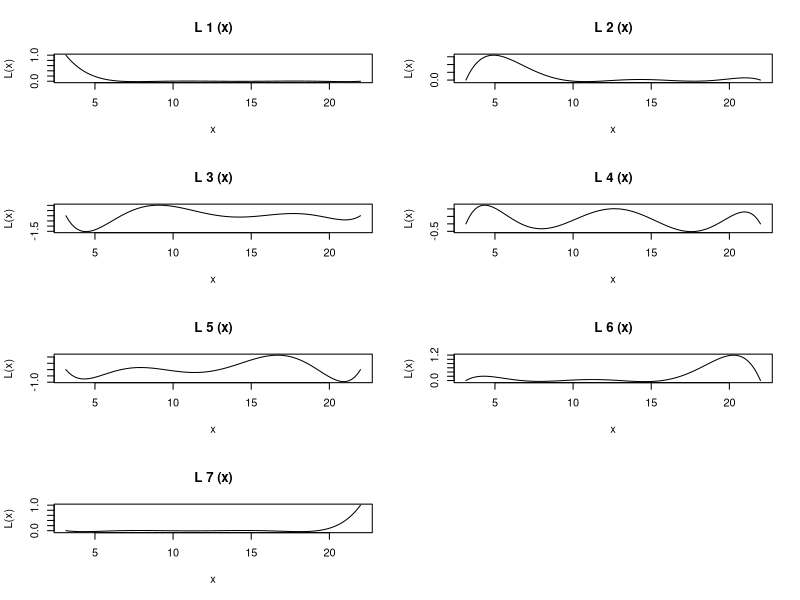

The R script that drew this image:
library(dplyr)
library(polynom)

setwd("C:\\Users\\yenhu\\OneDrive\\Algonquin College\\Spring 2024\\CST8233 - Numerical Computing\\Assignment 1")

# Task 1
# Part 1
CerealsDF <- read.csv("assignment1.csv", header = TRUE, sep = ";")

str(CerealsDF)

# Display the first 10 rows
head(CerealsDF, 10)

# Part 2
# Delete the second row of data frame
CerealsDFNew <- CerealsDF[-1, ]

# Print the number of row and column
print(dim(CerealsDFNew))

# Convert the carbo and sugars columns to numeric, handling non-numeric values by coercing them to NA
CerealsDFNew$carbo <- as.numeric(CerealsDFNew$carbo)
CerealsDFNew$sugars <- as.numeric(CerealsDFNew$sugars)

# Add a new column named “totalcarbo” that shows the total of both carbo and sugars columns and remove N/A value
CerealsDFNew$totalcarbo <- rowSums(CerealsDFNew[, c("carbo", "sugars")], na.rm = TRUE)

# Part 3
# Find how many cereals are hot
hotC <- subset(CerealsDFNew, type == "H")
hotC

# Find how many unique manufacturers are mentioned in the data frame
uniqueM <- unique(CerealsDFNew$mfr)
uniqueM

# Extract all cereals that are manufactured by Kellogg’s (“K”)
cereals_K <- subset(CerealsDFNew, mfr == "K")
cereals_K

# Part 4
# Extract all cereals that have less than or equal 90 calories AND have more than 2 units of fat
subsetFC <- subset(CerealsDFNew, calories <= 90)
subsetFC <- subset(CerealsDFNew, fat > 2)
subsetFC

# Save this subset as a CSV file on your desk. Use write.csv() function
write.csv(subsetFC, "subsetFC.csv", row.names = FALSE)

# Task 2
# Assign data
x <- c(pi, 6.678, 3*pi, 12.961, 5*pi, 19.244, 7*pi)
y <- c(0, -1.921, 0, 3.584, 0, -6.718, 0)

# P(x)=∑ f(xi)*Li(x)
MyIntCal <- function(x, y, x_given) {
  n <- length(x)
  L <- rep(1, n)
  for (i in 1:n) {
    for (j in 1:n) {
      if (i != j) {
        L[i] <- L[i] * (x_given - x[j]) / (x[i] - x[j])
      }
    }
  }
  interPolation <- sum(y * L)
  return(interPolation)
}

# What is degree of the interpolating function?
degree <- length(x) - 1

# Plot each Lagrange polynomial and the final interpolating function
pdf("MyIntFig.pdf", width = 8, height = 8)
par(mfrow = c(4, 2))  # 4x2 layout

for (k in 1:length(x)) {
  Lk <- function(x_given) {
    L <- 1
    for (j in 1:length(x)) {
      if (j != k) {
        L <- L * (x_given - x[j]) / (x[k] - x[j])
      }
    }
    return(L)
  }
  
  x_seq <- seq(min(x), max(x), length.out = 100)
  Lk_vals <- sapply(x_seq, Lk)
  
  # "main" use for display the number of table like L 1 (x), etc.
  # "type" for specify the shape of line
  plot(x_seq, Lk_vals, type = "l", main = paste("L", k, "(x)"), xlab = "x", ylab = "L(x)")
}

# Close pdf file
dev.off()

# Use poly.calc to find the interpolating function
pf_x <- poly.calc(x, y)
pf_x

# Find f(15) and f(24)
f_15_MyIntCal <- MyIntCal(x, y, 15)
f_24_MyIntCal <- MyIntCal(x, y, 24)
f_15_MyIntCal
f_24_MyIntCal
